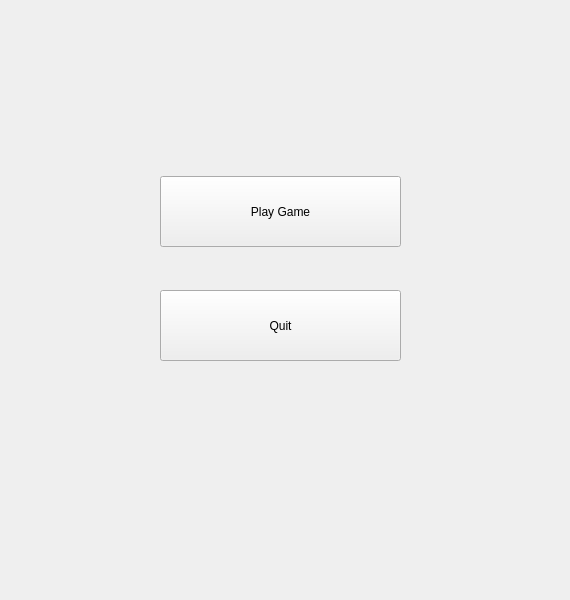
<?xml version="1.0" encoding="UTF-8"?>
<ui version="4.0">
 <class>MainWindow</class>
 <widget class="QMainWindow" name="MainWindow">
  <property name="geometry">
   <rect>
    <x>0</x>
    <y>0</y>
    <width>570</width>
    <height>600</height>
   </rect>
  </property>
  <property name="windowTitle">
   <string>MainWindow</string>
  </property>
  <widget class="QWidget" name="centralwidget">
   <widget class="QPushButton" name="start_game_button">
    <property name="geometry">
     <rect>
      <x>160</x>
      <y>176</y>
      <width>241</width>
      <height>71</height>
     </rect>
    </property>
    <property name="text">
     <string>Play Game</string>
    </property>
   </widget>
   <widget class="QPushButton" name="quite_game_button">
    <property name="geometry">
     <rect>
      <x>160</x>
      <y>290</y>
      <width>241</width>
      <height>71</height>
     </rect>
    </property>
    <property name="text">
     <string>Quit</string>
    </property>
   </widget>
  </widget>
 </widget>
 <resources/>
 <connections>
  <connection>
   <sender>quite_game_button</sender>
   <signal>clicked()</signal>
   <receiver>MainWindow</receiver>
   <slot>close()</slot>
   <hints>
    <hint type="sourcelabel">
     <x>280</x>
     <y>325</y>
    </hint>
    <hint type="destinationlabel">
     <x>284</x>
     <y>299</y>
    </hint>
   </hints>
  </connection>
  <connection>
   <sender>start_game_button</sender>
   <signal>clicked()</signal>
   <receiver>MainWindow</receiver>
   <slot>hide()</slot>
   <hints>
    <hint type="sourcelabel">
     <x>280</x>
     <y>211</y>
    </hint>
    <hint type="destinationlabel">
     <x>284</x>
     <y>299</y>
    </hint>
   </hints>
  </connection>
 </connections>
</ui>
